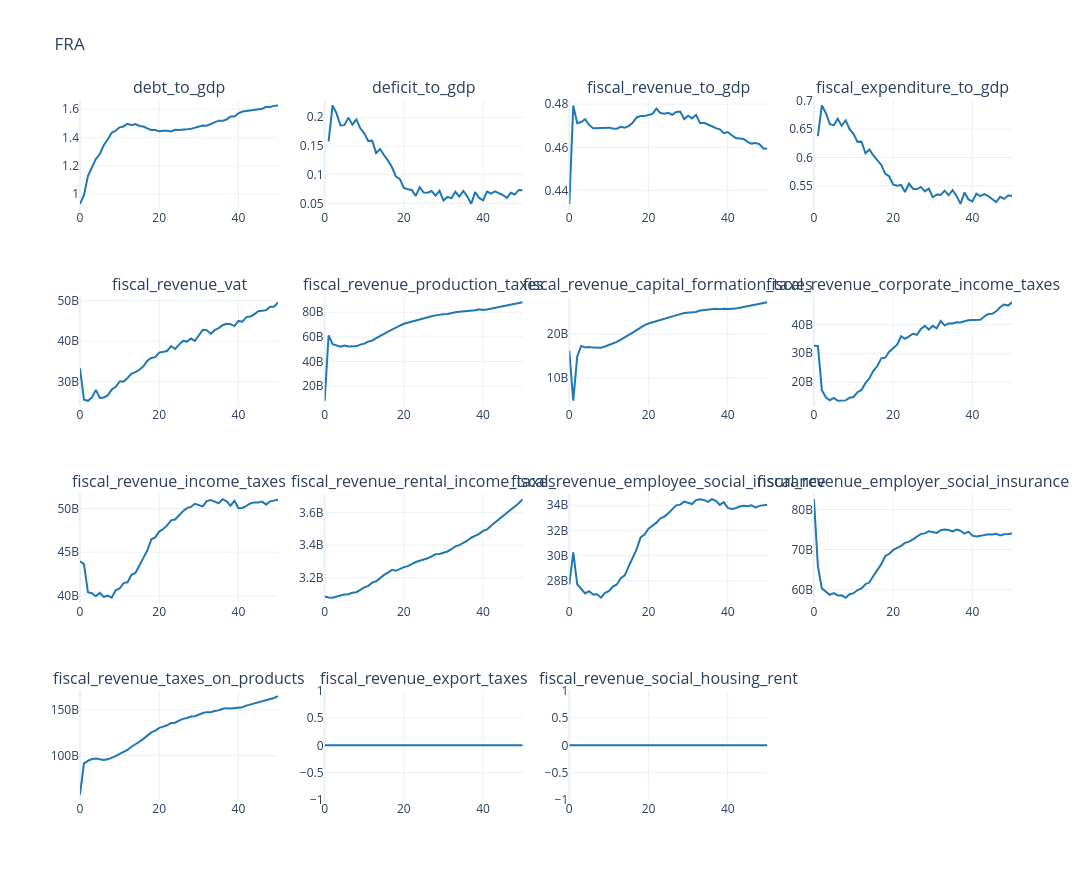
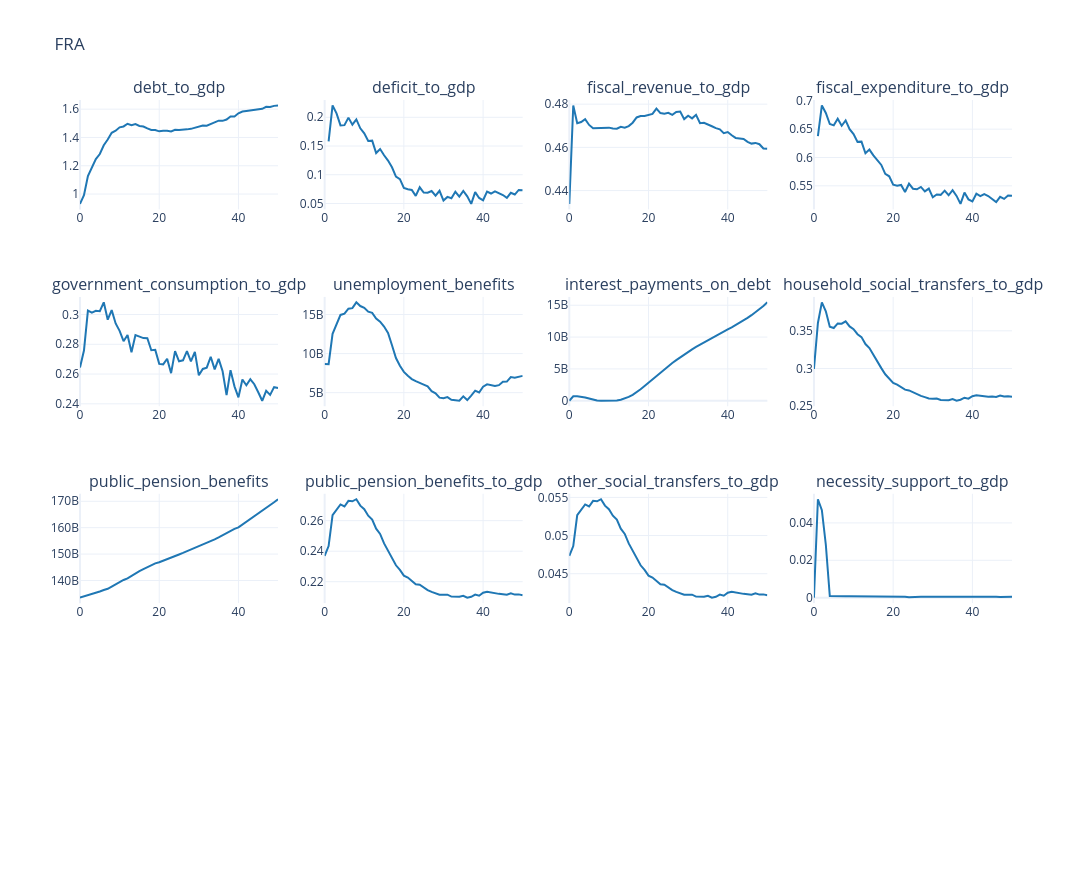

These figures' notebook cell, in order:
### Markdown cell above
## Macro, fiscal, policy, labour, and balance sheets

### Code cell
REVENUES_COLS = [
    "debt_to_gdp",
    "deficit_to_gdp",
    "fiscal_revenue_to_gdp",
    "fiscal_expenditure_to_gdp",

    "fiscal_revenue_vat_to_gdp",
    "fiscal_revenue_production_taxes_to_gdp",
    "fiscal_revenue_capital_formation_taxes_to_gdp",
    "fiscal_revenue_corporate_income_taxes_to_gdp",
    "fiscal_revenue_income_taxes_to_gdp",
    "fiscal_revenue_rental_income_taxes_to_gdp",
    "fiscal_revenue_employee_social_insurance_to_gdp",
    "fiscal_revenue_employer_social_insurance_to_gdp",
    "fiscal_revenue_taxes_on_products_to_gdp",
    "fiscal_revenue_export_taxes_to_gdp",
    "fiscal_revenue_social_housing_rent_to_gdp",

    "fiscal_revenue_vat",
    "fiscal_revenue_production_taxes",
    "fiscal_revenue_capital_formation_taxes",
    "fiscal_revenue_corporate_income_taxes",
    "fiscal_revenue_income_taxes",
    "fiscal_revenue_rental_income_taxes",
    "fiscal_revenue_employee_social_insurance",
    "fiscal_revenue_employer_social_insurance",
    "fiscal_revenue_taxes_on_products",
    "fiscal_revenue_export_taxes",
    "fiscal_revenue_social_housing_rent",
    ]

EXPENDITURE_COLS = [
    "debt_to_gdp",
    "deficit_to_gdp",
    "fiscal_revenue_to_gdp",
    "fiscal_expenditure_to_gdp",

    "government_consumption_to_gdp",
    "unemployment_benefits_to_gdp",
    "interest_payments_on_debt_to_gdp",
    "household_social_transfers_to_gdp",
    "public_pension_benefits_to_gdp",
    "other_social_transfers_to_gdp",
    "necessity_support_to_gdp",

    "government_consumption",
    "unemployment_benefits",
    "interest_payments_on_debt",
    "household_social_transfers",
    "public_pension_benefits",
    "other_social_transfers",
    "necessity_support_to",
]


plot_output(df=df_scenario[list(REVENUES_COLS)], no_rows=4, no_cols=4, country_code=COUNTRY, **FIGURE_SIZES["benchmark"])
plot_output(df=df_scenario[list(EXPENDITURE_COLS)], no_rows=4, no_cols=4, country_code=COUNTRY, **FIGURE_SIZES["benchmark"])
